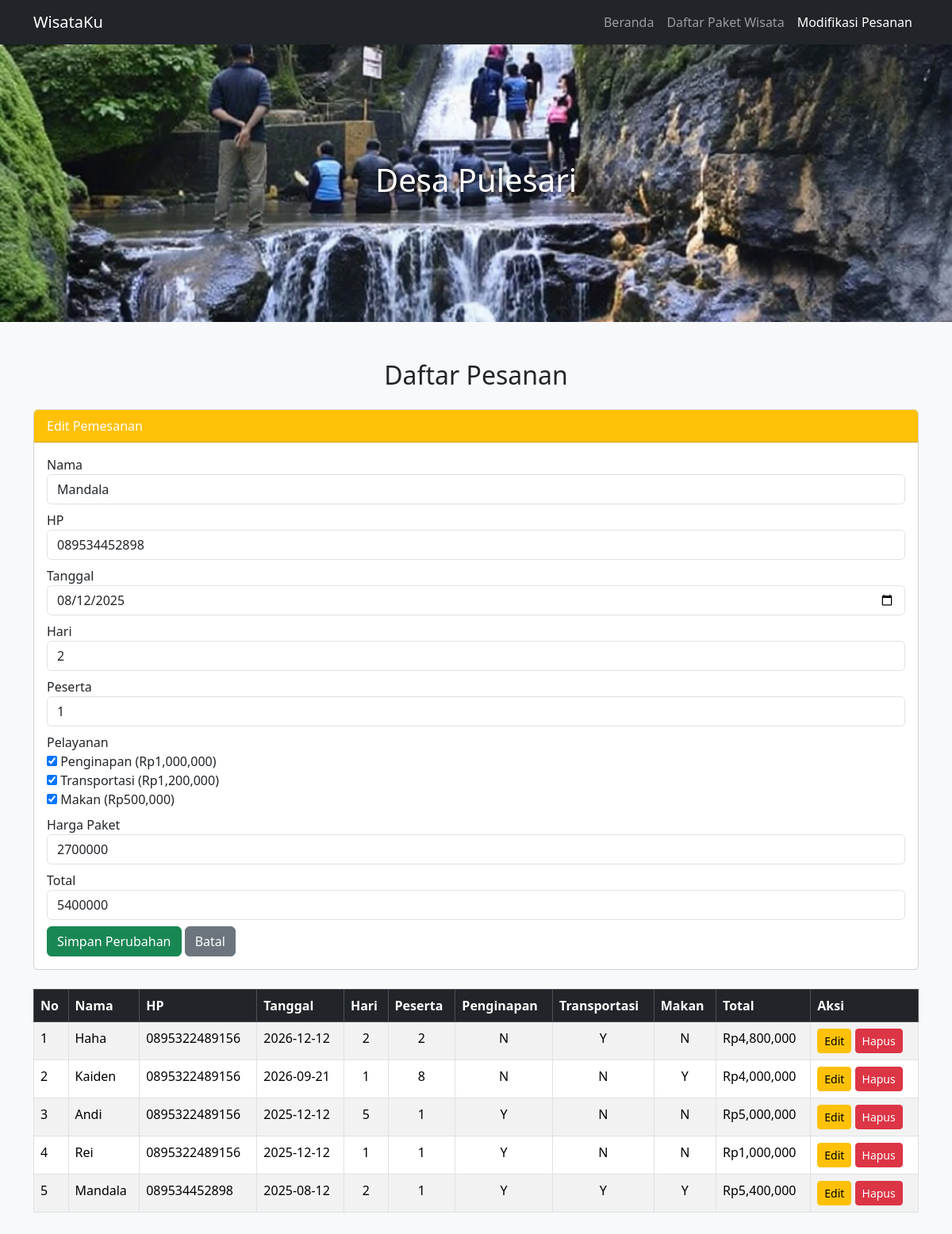
Screenshot of /modifikasi_pesanan.php?edit=9 with the database file from the repository.
### tables this page shows
CREATE TABLE `pemesanan` (
  `id` int(11) NOT NULL,
  `nama` varchar(100) DEFAULT NULL,
  `hp` varchar(20) DEFAULT NULL,
  `tanggal_pesan` date DEFAULT NULL,
  `hari` int(11) DEFAULT NULL,
  `peserta` int(11) DEFAULT NULL,
  `penginapan` char(1) DEFAULT NULL,
  `transportasi` char(1) DEFAULT NULL,
  `makan` char(1) DEFAULT NULL,
  `harga_paket` int(11) DEFAULT NULL,
  `total_tagihan` int(11) DEFAULT NULL
);

### modifikasi_pesanan.php (the view, shortened to what this page needs)
<?php
$conn = mysqli_connect("localhost", "root", "", "db_wisata");
$dataEdit = null;
if (isset($_GET['edit'])) {
    $id = $_GET['edit'];
    $result = mysqli_query($conn, "SELECT * FROM pemesanan WHERE id='$id'");
    $dataEdit = mysqli_fetch_assoc($result);
}
$harga_layanan = [
    'penginapan' => 1000000,
    'transportasi' => 1200000,
    'makan' => 500000
];
$data = mysqli_query($conn, "SELECT * FROM pemesanan ORDER BY id DESC");
?>
<!DOCTYPE html>
<html lang="id">
<head>
<link href="https://cdn.jsdelivr.net/npm/bootstrap@5.3.2/dist/css/bootstrap.min.css" rel="stylesheet">
</head>
<body class="bg-light">
<nav class="navbar navbar-expand-lg navbar-dark bg-dark">
    <div class="container">
        <a class="navbar-brand" href="index.php">WisataKu</a>
        <div class="collapse navbar-collapse" id="navbarNav">
            <ul class="navbar-nav ms-auto">
                <li class="nav-item"><a class="nav-link" href="index.php">Beranda</a></li>
                <li class="nav-item"><a class="nav-link" href="#paket">Daftar Paket Wisata</a></li>
                <li class="nav-item"><a class="nav-link active" href="modifikasi_pesanan.php">Modifikasi Pesanan</a></li>
            </ul>
        </div>
    </div>
</nav>
<div class="header">
    <h1>Desa Pulesari</h1>
</div>
<div class="container my-5">
<h2 class="text-center mb-4">Daftar Pesanan</h2>
<?php if ($dataEdit): ?>
<div class="card mb-4">
    <div class="card-header bg-warning text-white">Edit Pemesanan</div>
    <div class="card-body">
        <form method="post" id="formPemesanan">
            <div class="mb-2">
                <label>Nama</label>
                <input type="text" name="nama" class="form-control" value="<?= $dataEdit['nama'] ?>" required>
            </div>
            <div class="mb-2">
                <label>HP</label>
                <input type="text" name="hp" class="form-control" value="<?= $dataEdit['hp'] ?>" required>
            </div>
            <div class="mb-2">
                <label>Tanggal</label>
                <input type="date" name="tanggal" class="form-control" value="<?= $dataEdit['tanggal_pesan'] ?>" required>
            </div>
            <div class="mb-2">
                <label>Hari</label>
                <input type="number" name="hari" id="hari" class="form-control" value="<?= $dataEdit['hari'] ?>" min="1" required>
            </div>
            <div class="mb-2">
                <label>Peserta</label>
                <input type="number" name="peserta" id="peserta" class="form-control" value="<?= $dataEdit['peserta'] ?>" min="1" required>
            </div>
            <div class="mb-2">
                <label>Pelayanan</label><br>
                <?php foreach ($harga_layanan as $layanan => $harga): ?>
                    <input type="checkbox" name="pelayanan[]" value="<?= $layanan ?>" data-harga="<?= $harga ?>"
                    <?= $dataEdit[$layanan]=='Y'?'checked':'' ?>> <?= ucfirst($layanan) ?> (Rp<?= number_format($harga) ?>)<br>
                <?php endforeach; ?>
            </div>
            <div class="mb-2">
                <label>Harga Paket</label>
                <input type="number" name="harga_paket" id="harga_paket" class="form-control" value="<?= $dataEdit['harga_paket'] ?>" readonly>
            </div>
            <div class="mb-2">
                <label>Total</label>
                <input type="number" name="total" id="total" class="form-control" value="<?= $dataEdit['total_tagihan'] ?>" readonly>
            </div>
            <button type="submit" name="update" class="btn btn-success">Simpan Perubahan</button>
            <a href="modifikasi_pesanan.php" class="btn btn-secondary">Batal</a>
        </form>
    </div>
</div>
<?php endif; ?>
<table class="table table-bordered table-striped">
<thead class="table-dark">
<tr>
    <th>No</th>
    <th>Nama</th>
    <th>HP</th>
    <th>Tanggal</th>
    <th>Hari</th>
    <th>Peserta</th>
    <th>Penginapan</th>
    <th>Transportasi</th>
    <th>Makan</th>
    <th>Total</th>
    <th>Aksi</th>
</tr>
</thead>
<tbody>
<?php $no=1; while($row = mysqli_fetch_assoc($data)): ?>
<tr>
    <td><?= $no++ ?></td>
    <td><?= $row['nama'] ?></td>
    <td><?= $row['hp'] ?></td>
    <td><?= $row['tanggal_pesan'] ?></td>
    <td class="text-center"><?= $row['hari'] ?></td>
    <td class="text-center"><?= $row['peserta'] ?></td>
    <td class="text-center"><?= $row['penginapan'] ?></td>
    <td class="text-center"><?= $row['transportasi'] ?></td>
    <td class="text-center"><?= $row['makan'] ?></td>
    <td>Rp<?= number_format($row['total_tagihan']) ?></td>
    <td>
        <a href="?edit=<?= $row['id'] ?>" class="btn btn-warning btn-sm">Edit</a>
        <a href="?hapus=<?= $row['id'] ?>" onclick="return confirm('Yakin ingin menghapus?')" class="btn btn-danger btn-sm">Hapus</a>
    </td>
</tr>
<?php endwhile; ?>
</tbody>
</table>
</div>
</body>
</html>

### modifikasi_pesanan.php (style rules this page uses)
body { background-color: #f8f9fa; }
.header { background: url('img/par2.png') center/cover no-repeat; height: 350px; color: white; display: flex; align-items: center; justify-content: center; text-shadow: 2px 2px 5px rgba(0,0,0,0.7); }

### rows the page displays
pemesanan: nama "Mandala", hp "089534452898", tanggal "08/12/2025", hari "2", peserta "1", penginapan "☑", transportasi "☑", makan "☑", harga_paket "2700000", total "5400000", tanggal_pesan "2025-08-12", penginapan "Y", transportasi "Y", makan "Y", total_tagihan "5,400,000"
pemesanan: nama "Haha", hp "0895322489156", tanggal_pesan "2026-12-12", hari "2", peserta "2", penginapan "N", transportasi "Y", makan "N", total_tagihan "4,800,000"
pemesanan: nama "Kaiden", hp "0895322489156", tanggal_pesan "2026-09-21", hari "1", peserta "8", penginapan "N", transportasi "N", makan "Y", total_tagihan "4,000,000"
pemesanan: nama "Andi", hp "0895322489156", tanggal_pesan "2025-12-12", hari "5", peserta "1", penginapan "Y", transportasi "N", makan "N", total_tagihan "5,000,000"
pemesanan: nama "Rei", hp "0895322489156", tanggal_pesan "2025-12-12", hari "1", peserta "1", penginapan "Y", transportasi "N", makan "N", total_tagihan "1,000,000"

### other values shown
$layanan "Penginapan"
$harga "1,000,000"
$layanan "Transportasi"
$harga "1,200,000"
$layanan "Makan"
$harga "500,000"
